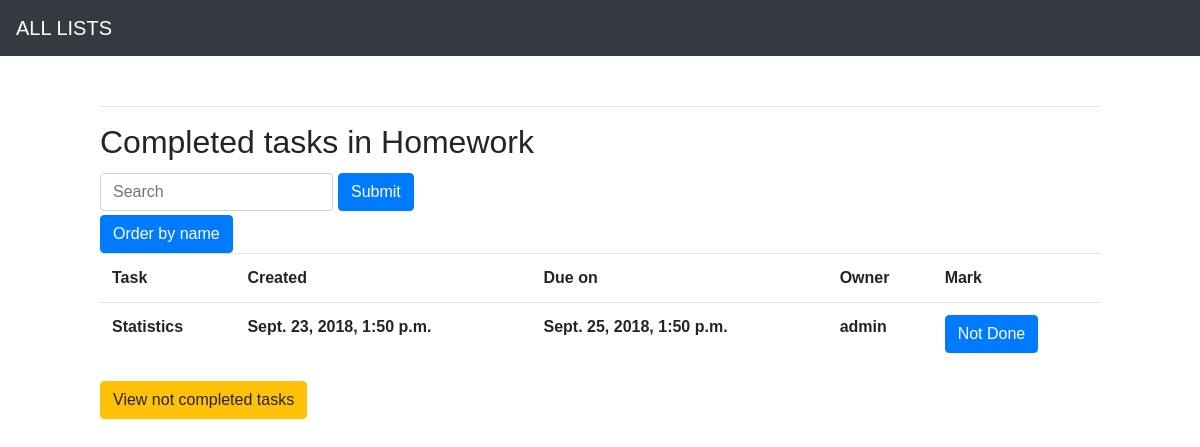
/1/donelist, run on the app's committed database.
### main/models.py (models this page shows)
class List(models.Model):
    name = models.CharField(max_length=255)

class Task(models.Model):
    name = models.CharField(max_length = 255)
    created = models.DateTimeField()
    due_on = models.DateTimeField()
    owner = models.ForeignKey(User, on_delete=models.CASCADE)
    mark = models.BooleanField(default = False)
    list_id = models.ForeignKey(List, on_delete=models.CASCADE, default=None)

### main/views.py (the view, shortened to what this page needs)
# urls.py: path('<int:fk>/donelist', views.done_list),
def done_list(request, fk):
    if request.method == 'GET':
        form = SearchListForm(request.GET)
    tasks = Task.objects.all().filter(list_id = fk)
    list_of = List.objects.get(id = fk)
    context = {
        'tasks': tasks,
        'list': list_of,
    }
    return render(request, 'main/completed_todo_list.html', context)

### templates/main/completed_todo_list.html
{% extends 'base.html'%}
{% load staticfiles %}
{% block content %}
<hr>
<h2>Completed tasks in {{list.name}}</h2>
<form method="GET" class="form-inline" action="/1/donelist">
    <input class="form-control" type="text" name = "name" placeholder="Search">
    <button type="submit" class="btn btn-primary my-1" style="margin-left: 5px;">Submit</button>
</form>
<button type="button" class="btn btn-primary" onclick="window.location.href='/1/donelist?order=name'" >Order by name</button>
<table class="table">
    <tr>
        <th>Task</th>
        <th>Created</th>
        <th>Due on</th>
        <th>Owner</th>
        <th>Mark</th>
    </tr>
    {% for task in tasks %}
    {% if task.mark is True %}
    <tr>
        <th>{{task.name}}</th>
        <th>{{task.created}}</th>
        <th>{{task.due_on}}</th>
        <th>{{task.owner}}</th>
        <th>
            <button type="button" class="btn btn-primary">Not Done</button>
        </th>
    {% endif %}
    </tr>
    {% endfor %}
</table>
{% endblock %}
{% block footer %}
<a href="./todolist"><button type="button"  class="btn btn-warning">View not completed tasks</button></a>
{% endblock%}

### static/base.css (style rules this page uses)
body { font-family: Arial, Helvetica, sans-serif }

### data on the page
List: name "Homework"
Task: name "Statistics", created "Sept. 23, 2018, 1:50 p.m.", due_on "Sept. 25, 2018, 1:50 p.m.", owner "admin"
